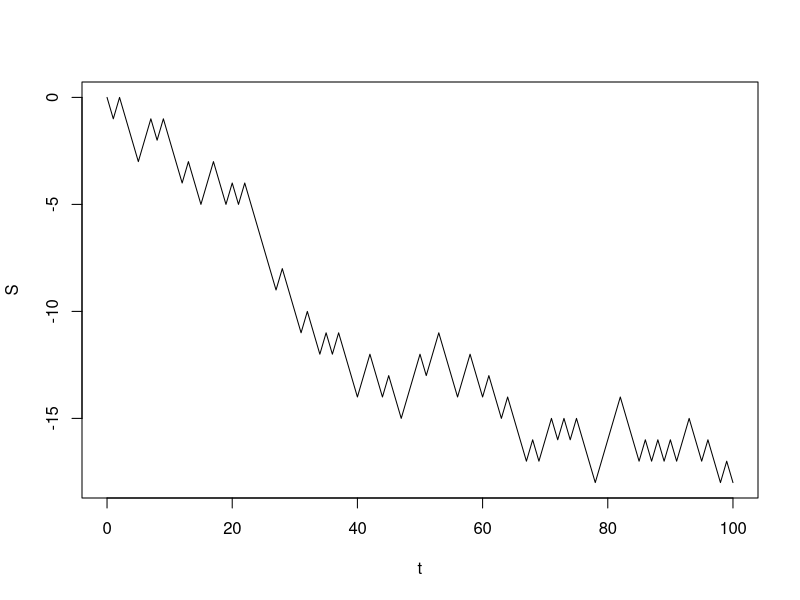
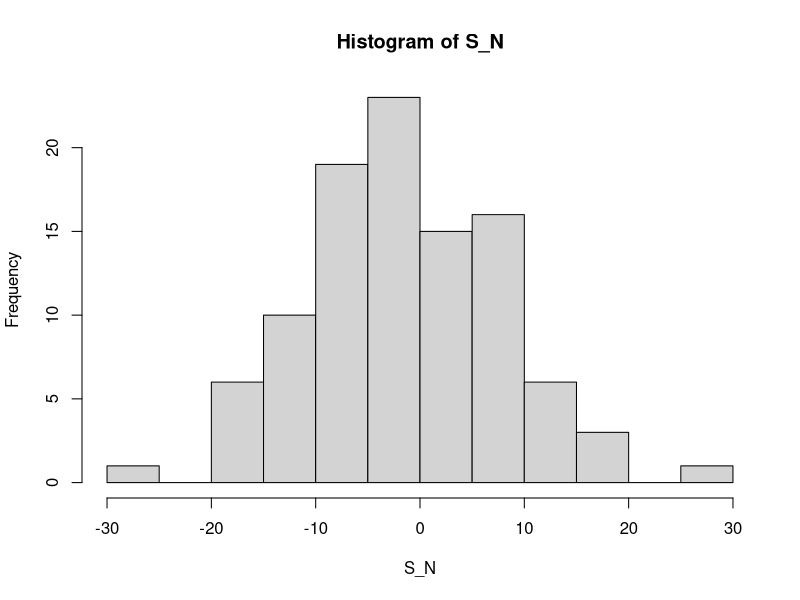
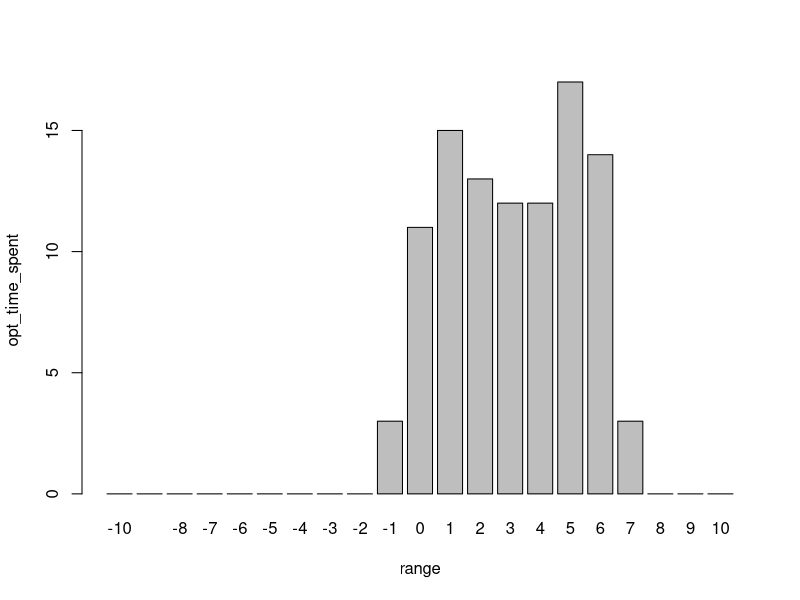
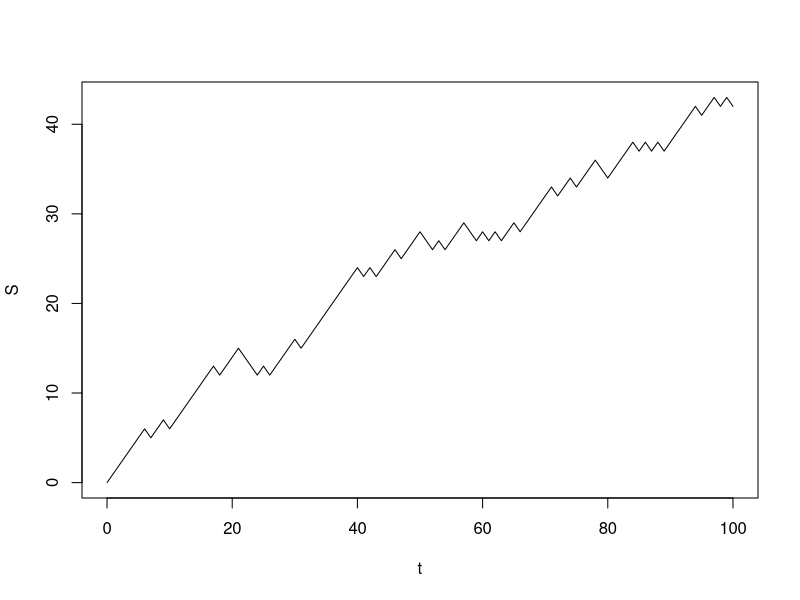

R code for these plots, in order:
## ---- chunk 1
rw = function (x, N){
  y = sample(x, N, replace = TRUE)
  c = cumsum(y)
  c
}
N = 100 
S = rw(c(-1, 1), N) 
S = c(0, S) 
t = 0:N 
plot(S~t, type = "l")
## ---- chunk 2
endings = c()
rw = function (x, N, trials){
  for (i in 1:trials){
    y = sample(x, N, replace = TRUE)
    endings = append(endings, sum(y))
  }
  return(endings)
}
N = 100 
trials = 100
S_N = rw(c(-1,1), N, trials) 
hist(S_N)
## ---- chunk 3
rw = function (x, N, visitings){
  y = sample(x, N, replace = TRUE)
  c = cumsum(y)
  for (position in c){
    visitings[position + N + 1] = visitings[position + N + 1] + 1
  }
  visitings
}
N = 100
L = -N:N
visitings = rep(0, length(L))
time_spent = rw(c(-1, 1), N, visitings)
range = (-sqrt(N)):(sqrt(N))
opt_time_spent = time_spent[(-sqrt(N) + N + 1):(sqrt(N) + N + 1)]
barplot(opt_time_spent~range)
## ---- chunk 4
rw = function (N, x){
  positive_steps = rep(1, (N + x) / 2)
  negative_steps = rep(-1, (N - x) / 2)
  steps = c(positive_steps, negative_steps)
  y = sample(steps, N)
  c = cumsum(y)
  c
}
N = 100
end_position = 42
S = rw(N, end_position) 
S = c(0, S) 
t = 0:N 
plot(S~t, type = "l")
